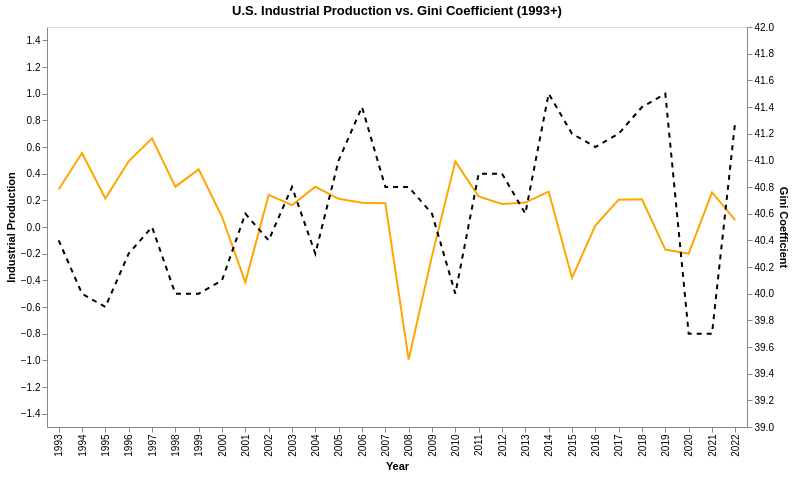

Write notebook code for a chart like this one.
### Code cell
import altair as alt
import pandas as pd
import os

# Load Gini
gini_url = 'https://raw.githubusercontent.com/Taylorbeuke/Project3/main/GINI_COEF%20(1).csv'
gini_df = pd.read_csv(gini_url, skiprows=3)
us_gini = gini_df[gini_df['Country Name'] == 'United States']
us_gini_melted = us_gini.melt(
    id_vars=['Country Name', 'Country Code', 'Indicator Name', 'Indicator Code'],
    var_name='Year',
    value_name='Gini'
)
us_gini_melted = us_gini_melted.dropna(subset=['Gini'])
us_gini_melted['Year'] = us_gini_melted['Year'].astype(int)
us_gini_melted = us_gini_melted[us_gini_melted['Year'] >= 1993]

# Load macro data
file_path = os.path.join(path, "macro_monthly.csv")
macro_df = pd.read_csv(file_path)
macro_yearly = macro_df.groupby('Year')[['Industrial_Production']].mean().reset_index()
macro_yearly = macro_yearly[macro_yearly['Year'] >= 1993]

# Merge for single dataframe
combined = pd.merge(macro_yearly, us_gini_melted[['Year', 'Gini']], on='Year')

# Create base chart
base = alt.Chart(combined).encode(x=alt.X('Year:O', axis=alt.Axis(title='Year')))

# Line for Industrial Production
industrial_line = base.mark_line(color='orange').encode(
    y=alt.Y('Industrial_Production:Q', axis=alt.Axis(title='Industrial Production'),
            scale=alt.Scale(domain=[-1.5, 1.5])),
    tooltip=['Year', 'Industrial_Production']
)

# Line for Gini
gini_line = base.mark_line(color='black', strokeDash=[5, 5]).encode(
    y=alt.Y('Gini:Q', axis=alt.Axis(title='Gini Coefficient'),
            scale=alt.Scale(domain=[39.0, 42.0])),
    tooltip=['Year', 'Gini']
)

# Combine in layered chart with dual axes
chart = alt.layer(
    industrial_line,
    gini_line
).resolve_scale(
    y='independent'
).properties(
    width=700,
    height=400,
    title="U.S. Industrial Production vs. Gini Coefficient (1993+)"
).configure_axis(
    grid=False
).interactive()

chart

### Figure 1 — Vega-Lite specification as saved in the notebook (floating-point values rounded to 4 significant figures)
{"config": {"view": {"continuousWidth": 300, "continuousHeight": 300}, "axis": {"grid": false}}, "layer": [{"mark": {"type": "line", "color": "orange"}, "encoding": {"tooltip": [{"field": "Year", "type": "quantitative"}, {"field": "Industrial_Production", "type": "quantitative"}], "x": {"axis": {"title": "Year"}, "field": "Year", "type": "ordinal"}, "y": {"axis": {"title": "Industrial Production"}, "field": "Industrial_Production", "scale": {"domain": [-1.5, 1.5]}, "type": "quantitative"}}, "name": "view_4"}, {"mark": {"type": "line", "color": "black", "strokeDash": [5, 5]}, "encoding": {"tooltip": [{"field": "Year", "type": "quantitative"}, {"field": "Gini", "type": "quantitative"}], "x": {"axis": {"title": "Year"}, "field": "Year", "type": "ordinal"}, "y": {"axis": {"title": "Gini Coefficient"}, "field": "Gini", "scale": {"domain": [39.0, 42.0]}, "type": "quantitative"}}}], "data": {"name": "data-f4b5c9dcdab46872cc8fff799210fd2d"}, "height": 400, "params": [{"name": "param_4", "select": {"type": "interval", "encodings": ["x", "y"]}, "bind": "scales", "views": ["view_4"]}], "resolve": {"scale": {"y": "independent"}}, "title": "U.S. Industrial Production vs. Gini Coefficient (1993+)", "width": 700, "$schema": "https://vega.github.io/schema/vega-lite/v5.20.1.json", "datasets": {"data-f4b5c9dcdab46872cc8fff799210fd2d": [{"Year": 1993, "Industrial_Production": 0.2808, "Gini": 40.4}, {"Year": 1994, "Industrial_Production": 0.555, "Gini": 40.0}, {"Year": 1995, "Industrial_Production": 0.2133, "Gini": 39.9}, {"Year": 1996, "Industrial_Production": 0.4925, "Gini": 40.3}, {"Year": 1997, "Industrial_Production": 0.665, "Gini": 40.5}, {"Year": 1998, "Industrial_Production": 0.3025, "Gini": 40.0}, {"Year": 1999, "Industrial_Production": 0.4325, "Gini": 40.0}, {"Year": 2000, "Industrial_Production": 0.07667, "Gini": 40.1}, {"Year": 2001, "Industrial_Production": -0.415, "Gini": 40.6}, {"Year": 2002, "Industrial_Production": 0.2408, "Gini": 40.4}, {"Year": 2003, "Industrial_Production": 0.1642, "Gini": 40.8}, {"Year": 2004, "Industrial_Production": 0.3017, "Gini": 40.3}, {"Year": 2005, "Industrial_Production": 0.2117, "Gini": 41.0}, {"Year": 2006, "Industrial_Production": 0.1817, "Gini": 41.4}, {"Year": 2007, "Industrial_Production": 0.1783, "Gini": 40.8}, {"Year": 2008, "Industrial_Production": -0.9942, "Gini": 40.8}, {"Year": 2009, "Industrial_Production": -0.2167, "Gini": 40.6}, {"Year": 2010, "Industrial_Production": 0.4925, "Gini": 40.0}, {"Year": 2011, "Industrial_Production": 0.2292, "Gini": 40.9}, {"Year": 2012, "Industrial_Production": 0.1733, "Gini": 40.9}, {"Year": 2013, "Industrial_Production": 0.1833, "Gini": 40.6}, {"Year": 2014, "Industrial_Production": 0.2658, "Gini": 41.5}, {"Year": 2015, "Industrial_Production": -0.3817, "Gini": 41.2}, {"Year": 2016, "Industrial_Production": 0.01, "Gini": 41.1}, {"Year": 2017, "Industrial_Production": 0.205, "Gini": 41.2}, {"Year": 2018, "Industrial_Production": 0.2083, "Gini": 41.4}, {"Year": 2019, "Industrial_Production": -0.1692, "Gini": 41.5}, {"Year": 2020, "Industrial_Production": -0.2, "Gini": 39.7}, {"Year": 2021, "Industrial_Production": 0.2592, "Gini": 39.7}, {"Year": 2022, "Industrial_Production": 0.05167, "Gini": 41.3}]}}
